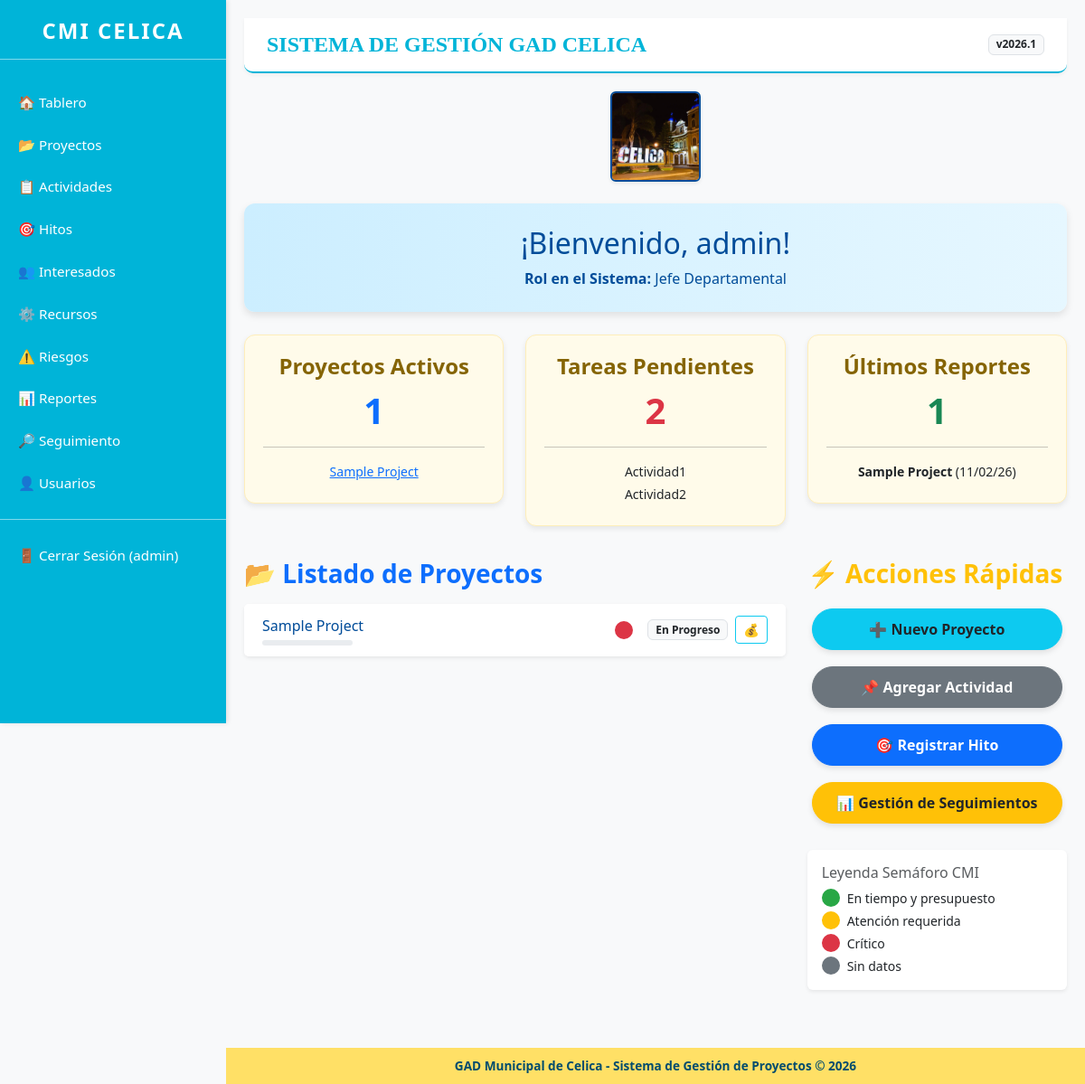
The app's page / (signed in), older data.
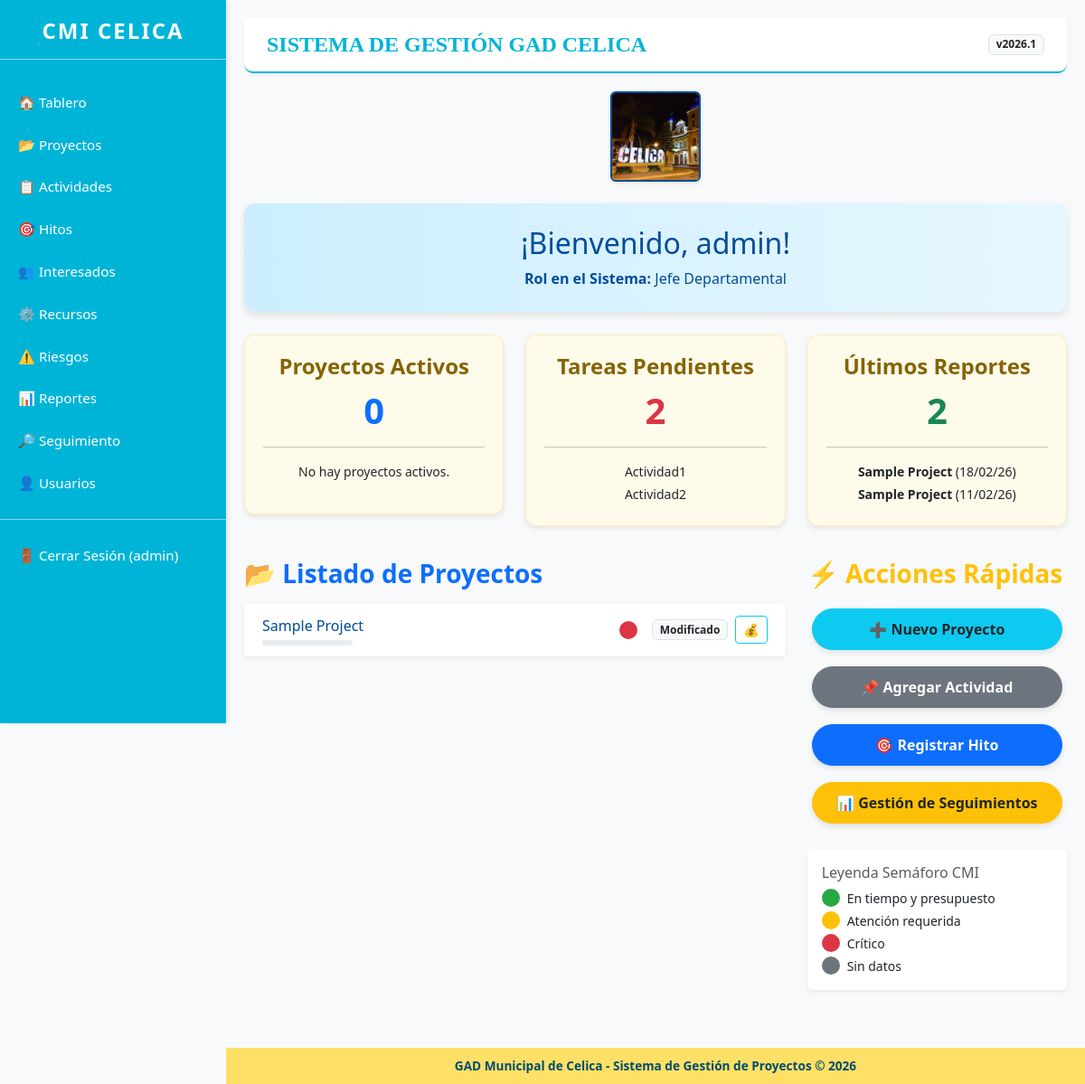
The same page, newer data.
### projects/models.py (models this page shows, shortened)
class Project(models.Model):
    STATUS_CHOICES = [
        ('planning', 'Planificación'),
        ('in_progress', 'En Progreso'),
        ('completed', 'Completado'),
        ('on_hold', 'En Espera'),
        ('modified', 'Modificado'),
    ]
    name = models.CharField(max_length=200, verbose_name='Nombre')
    description = models.TextField(verbose_name='Descripción')
    start_date = models.DateField(verbose_name='Fecha de Inicio')
    end_date = models.DateField(verbose_name='Fecha de Fin')
    status = models.CharField(max_length=20, choices=STATUS_CHOICES, default='planning', verbose_name='Estado')
    budget = models.DecimalField(max_digits=10, decimal_places=2, null=True, blank=True, verbose_name='Presupuesto')
    created_by = models.ForeignKey(User, on_delete=models.CASCADE)
    created_at = models.DateTimeField(auto_now_add=True)
    updated_at = models.DateTimeField(auto_now=True)
    @property
    def total_activities_cost(self):
        from django.db.models import Sum
        result = self.activity_set.aggregate(total=Sum('cost'))
        return result['total'] or 0
    @property
    def total_resources_cost(self):
        from django.db.models import Sum, F, DecimalField
        from resources.models import Resource
        result = Resource.objects.filter(
            activity__project=self
        ).aggregate(
            total=Sum(F('quantity') * F('cost_per_unit'), output_field=DecimalField())
        )
        return result['total'] or 0
    @property
    def total_actual_cost(self):
        return self.total_activities_cost + self.total_resources_cost
    @property
    def budget_utilization_percentage(self):
        if self.budget and self.budget > 0:
            return round((self.total_actual_cost / self.budget) * 100, 1)
        return 0
    def get_traffic_light_status(self):
        try:
            latest_seguimiento = self.seguimiento_set.first()
            if not latest_seguimiento:
                return 'gray'  # Sin datos
            spi = latest_seguimiento.spi or 0
            cpi = latest_seguimiento.cpi or 0
            if spi >= 0.95 and cpi >= 0.95:
                return 'green'
            elif spi >= 0.85 and cpi >= 0.85:
                return 'yellow'
            else:
                return 'red'
        except:
            return 'gray'
    def get_progress_percentage(self):
        total = self.activity_set.count()
        if total == 0:
            return 0
        completed = self.activity_set.filter(status='completed').count()
        return round((completed / total) * 100, 1)
    class Meta:
        verbose_name = 'Proyecto'
        verbose_name_plural = 'Proyectos'

class Activity(models.Model):
    STATUS_CHOICES = [
        ('pending', 'Pendiente'),
        ('in_progress', 'En Progreso'),
        ('completed', 'Completada'),
    ]
    project = models.ForeignKey(Project, on_delete=models.CASCADE, verbose_name='Proyecto')
    name = models.CharField(max_length=200, verbose_name='Nombre')
    description = models.TextField(verbose_name='Descripción')
    start_date = models.DateField(verbose_name='Fecha de Inicio')
    end_date = models.DateField(verbose_name='Fecha de Fin')
    status = models.CharField(max_length=20, choices=STATUS_CHOICES, default='pending', verbose_name='Estado')
    assigned_to = models.ForeignKey(User, on_delete=models.SET_NULL, null=True, blank=True, verbose_name='Asignado A')
    cost = models.DecimalField(max_digits=10, decimal_places=2, null=True, blank=True, verbose_name='Costo')
    time_estimate = models.PositiveIntegerField(help_text="Horas estimadas", null=True, blank=True, verbose_name='Estimación de Tiempo')
    predecessor = models.ForeignKey(
        'self',
        on_delete=models.SET_NULL,
        null=True,
        blank=True,
        verbose_name='Actividad Predecesora',
        related_name='successors',
        help_text="Actividad que debe completarse antes de iniciar esta"
    )
    class Meta:
        verbose_name = 'Actividad'
        verbose_name_plural = 'Actividades'

class Seguimiento(models.Model):
    PERSPECTIVA_CHOICES = [
        ('financiera', 'Financiera'),
        ('cliente', 'Cliente'),
        ('procesos_internos', 'Procesos Internos'),
        ('aprendizaje_crecimiento', 'Aprendizaje y Crecimiento'),
    ]
    proyecto = models.ForeignKey('Project', on_delete=models.CASCADE, verbose_name='Proyecto')
    fecha = models.DateField(verbose_name='Fecha')
    observacion = models.TextField(verbose_name='Observación', blank=True)
    pv = models.DecimalField(max_digits=10, decimal_places=2, editable=False, verbose_name='PV (Planned Value)', default=0)
    ev = models.DecimalField(max_digits=10, decimal_places=2, editable=False, verbose_name='EV (Earned Value)', default=0)
    ac = models.DecimalField(max_digits=10, decimal_places=2, editable=False, verbose_name='AC (Actual Cost)', default=0)
    cpi = models.DecimalField(max_digits=5, decimal_places=2, editable=False, verbose_name='CPI (Cost Performance Index)', default=0)
    spi = models.DecimalField(max_digits=5, decimal_places=2, editable=False, verbose_name='SPI (Schedule Performance Index)', default=0)
    class Meta:
        verbose_name = 'Seguimiento'
        verbose_name_plural = 'Seguimientos'
        ordering = ['-fecha']

### projects/views.py (the view)
# urls.py: path('', views.dashboard, name='dashboard'),
@login_required
def dashboard(request):
    projects = Project.objects.filter(created_by=request.user)
    active_projects = projects.filter(status__in=['in_progress', 'planning'])
    pending_tasks = Activity.objects.filter(project__created_by=request.user, status='pending')
    latest_reports = Seguimiento.objects.filter(proyecto__created_by=request.user).order_by('-fecha')[:5]
    user_role = request.user.userprofile.get_role_display() if hasattr(request.user, 'userprofile') else 'Sin rol'
    projects_with_status = []
    for project in projects:
        projects_with_status.append({
            'project': project,
            'traffic_light': project.get_traffic_light_status(),
            'progress': project.get_progress_percentage(),
            'budget_utilization': project.budget_utilization_percentage,
        })
    return render(request, 'projects/dashboard.html', {
        'projects': projects,
        'projects_with_status': projects_with_status,
        'active_projects': active_projects,
        'pending_tasks': pending_tasks,
        'latest_reports': latest_reports,
        'user_role': user_role
    })

### templates/projects/dashboard.html (shortened to what the changed rows need)
{% extends 'base.html' %}
{% load static %}
{% block content %}
<div class="welcome-banner">
    <h2>¡Bienvenido, {{ user.username }}!</h2>
</div>
<div class="row">
    <div class="col-md-4">
        <div class="alert-card text-center">
            <h4>Proyectos Activos</h4>
            <h2 class="display-6 fw-bold text-primary">{{ active_projects|length }}</h2>
            <hr>
            {% for project in active_projects|slice:":3" %}
                <div class="small mb-1"><a href="{% url 'project_detail' project.pk %}">{{ project.name }}</a></div>
            {% empty %}
                <p class="small italic">No hay proyectos activos.</p>
            {% endfor %}
        </div>
    </div>
    <div class="col-md-4">
        <div class="alert-card text-center">
            <h4>Tareas Pendientes</h4>
            <h2 class="display-6 fw-bold text-danger">{{ pending_tasks|length }}</h2>
            <hr>
            {% for task in pending_tasks|slice:":3" %}
                <div class="small mb-1 text-truncate">{{ task.name }}</div>
            {% empty %}
                <p class="small italic">Todo al día.</p>
            {% endfor %}
        </div>
    </div>
    <div class="col-md-4">
        <div class="alert-card text-center">
            <h4>Últimos Reportes</h4>
            <h2 class="display-6 fw-bold text-success">{{ latest_reports|length }}</h2>
            <hr>
            {% for report in latest_reports|slice:":2" %}
                <div class="small mb-1 text-truncate">
                    <strong>{{ report.proyecto.name }}</strong> ({{ report.fecha|date:"d/m/y" }})
                </div>
            {% empty %}
                <p class="small italic">Sin reportes este mes.</p>
            {% endfor %}
        </div>
    </div>
</div>
<div class="row mt-3">
    <div class="col-md-8 mb-4">
        <div class="card shadow-sm border-0">
            <ul class="list-group list-group-flush">
                {% for item in projects_with_status %}
                    <li class="list-group-item">
                        <div class="flex-grow-1">
                            <a href="{% url 'project_detail' item.project.pk %}">{{ item.project.name }}</a>
                            <div class="progress progress-mini mt-1" style="width: 100px;">
                            </div>
                        </div>
                        <div class="d-flex align-items-center gap-2">
                            <span class="traffic-light traffic-{{ item.traffic_light }}"></span>
                            <span class="badge bg-light text-dark border">{{ item.project.get_status_display }}</span>
                            <a href="{% url 'project_financial_summary' item.project.pk %}" class="btn btn-sm btn-outline-info" title="Resumen Financiero">
                                💰
                            </a>
                        </div>
                    </li>
                {% empty %}
                    <li class="list-group-item text-center py-4">
                        <p class="mb-2 text-muted">Aún no has creado proyectos.</p>
                        <a href="{% url 'project_create' %}" class="btn btn-sm btn-outline-primary">Crear mi primer proyecto</a>
                    </li>
                {% endfor %}
            </ul>
        </div>
    </div>
</div>
{% endblock %}

Row changes from the older to the newer data that the page shows:
no longer on one of the page's lists (row edited): Project: name "Sample Project"
added Seguimiento: proyecto.name "Sample Project", fecha "18/02/26"
changed Project "Sample Project": project.status "En Progreso" → "Modificado"
Text that changed along with them:
{{ active_projects|length }}: "1" → "0"
{{ latest_reports|length }}: "1" → "2"
text now shown: "No hay proyectos activos."
